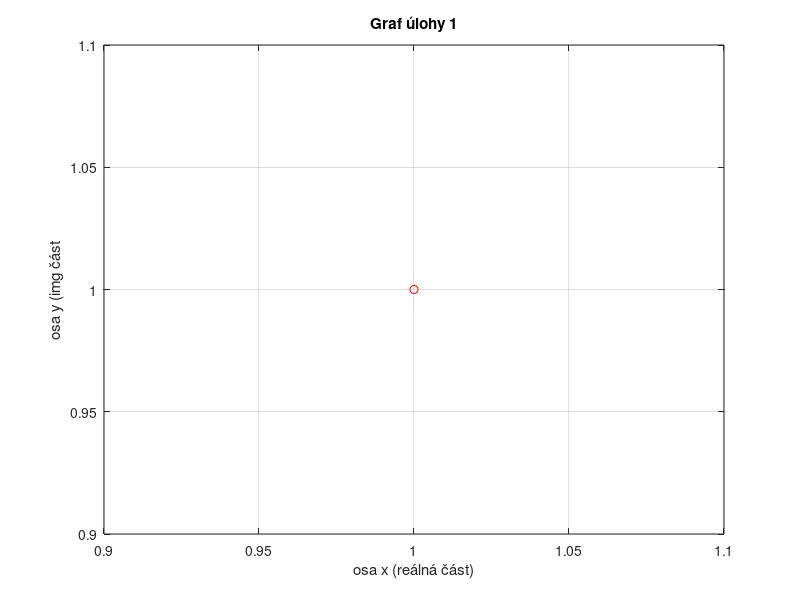

This chart was generated by the following MATLAB code: (Note: this script raises an error after producing the figure.)
clc; echo off; clear all;
% úloha 1 -> složkový tvar a obraz v komplexní rovině
z = ((1-i)*((sqrt(3))+i))/(1-i*sqrt(3));
z_real = real(z);
z_img = imag(z);
plot(z_real,z_img,'ro')
title("Graf úlohy 1");
xlabel("osa x (reálná část)")
ylabel("osa y (img část")
grid on

% úloha 2 -> gonio a exp tvar
z = -2*sqrt(3)+2*i;
z_real = real(z);
z_img = imag(z);
abs_z = abs(sqrt(z_real^2+z_img^2));
% acos se pojí s reálnou složkou, asin se pojí s imaginární složkou
phi_z = acos(z_real/abs_z);
% goniometrický tvar
gonio_z = (abs_z*(cos(phi_z)+i*sin(phi_z)))
% exponenciální tvar
exp_z = (abs_z * exp(i*phi_z))

% úloha 3 -> z^8
z_3 = ((-1/2)-((sqrt(3)/2)*i));
z3_real = real(z_3);
z3_img = imag(z_3);
abs_z3 = abs(sqrt(z3_real^2+z3_img^2));
phi_z3 = acos(z3_real/abs_z3);
z_3 = ((abs_z3^8)*exp(i*phi_z3*8))

% úloha 4 -> rovnice v oboru komplexnich čísel
syms a;
a_rovnice = 3*a^2 - 7*a + 5 == 0;
root = vpasolve(a_rovnice)

% úloha 5 -> Moivreova věta
x = 1+z^8; % 1 = i^4
n = 8;
x_real = real(x);
x_img = imag(x);
x_abs = abs(sqrt(x_real^2+x_img^2));
x_phi = acos(x_real/x_abs);
for k = 1:1:n-1
    koreny = x_abs^(1/n)*exp(i*((x_phi+2*k*pi)/(n)))
end

% úloha 6 -> absolutní hodnota
%z = (1-3*i)*(2+2*i);
z1 = 1-3*i;
z2 = 2+2*i;
z1_2 = 1*2 + 1*2*i + (-3)*2*i + (-3)*2*i^2;
z6_real = real(z1_2);
z6_img = imag(z1_2);
z6_abs = abs(sqrt(z6_real^2+z6_img^2))

% úloha 7 -> Komplexně sdružené číslo
z = 2*i-3*i*(1+2*i)^2-4*(2-4*i)
komplex_z = 4-27*i
% popř. conj (:
